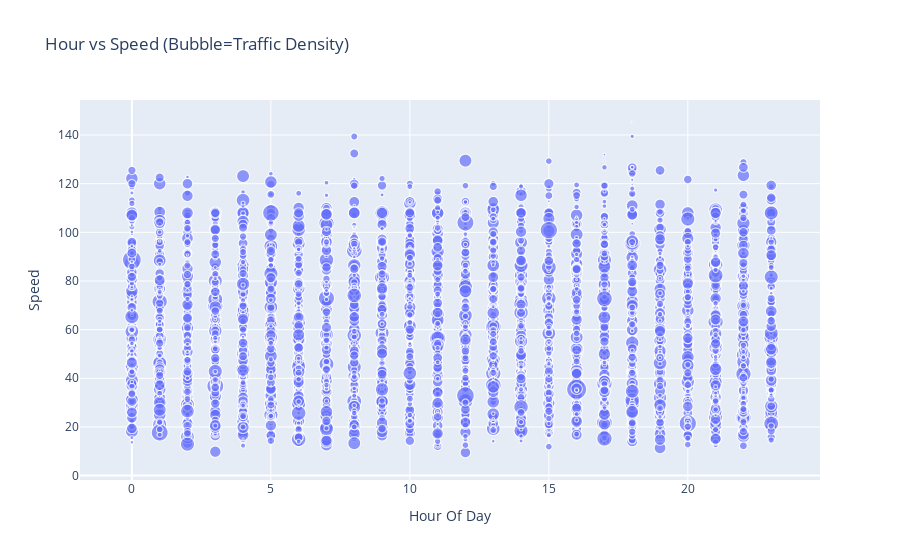

The notebook cell saved with this chart:
### Code cell
fig = px.scatter(df.sample(5000), x="Hour Of Day", y="Speed", size="Traffic Density",
                 title="Hour vs Speed (Bubble=Traffic Density)")
fig.show()

### Figure 1 — Plotly figure (JSON) as saved in the notebook; plotly's stock layout.template omitted (floating-point values rounded to 4 significant figures; data arrays with more than 128 entries replaced by an {"elided": "..."} marker saying what was removed)
{"data": [{"hovertemplate": "Hour Of Day=%{x}<br>Speed=%{y}<br>Traffic Density=%{marker.size}<extra></extra>", "legendgroup": "", "marker": {"color": "#636efa", "size": {"elided": "5000 float values"}, "sizemode": "area", "sizeref": 0.004638, "symbol": "circle"}, "mode": "markers", "name": "", "showlegend": false, "type": "scattergl", "x": {"elided": "5000 int values"}, "xaxis": "x", "y": {"elided": "5000 float values"}, "yaxis": "y"}], "layout": {"legend": {"itemsizing": "constant", "tracegroupgap": 0}, "title": {"text": "Hour vs Speed (Bubble=Traffic Density)"}, "xaxis": {"anchor": "y", "domain": [0, 1], "title": {"text": "Hour Of Day"}}, "yaxis": {"anchor": "x", "domain": [0, 1], "title": {"text": "Speed"}}}}
